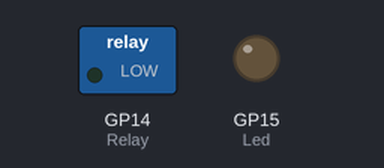
A program run on a simulated Raspberry Pi Pico running MicroPython. On the bench: switched loads named in the program (green lamp = pin HIGH), output pins drawn as LEDs (lit = HIGH). Dashed ring = blinking. What the program prints to the serial console is not drawn.

Above: at 0.6 s.
Timing chart, 0 to 3.0 s (numbered marks = the images above):
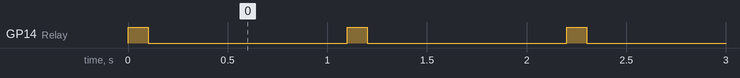

The program:

Relay.py
```python
import machine
import time

Relay=machine.Pin(14,machine.Pin.OUT)
Led=machine.Pin(15,machine.Pin.OUT)
x=0
while True:
    Relay.value(1)
    time.sleep(.1)
    Relay.value(0)
    time.sleep(1)
    print(x)
    x=x+1
    if x==11:
        x=0
        print("cycle done")


    
```

Measured:
- by itself, GP14 (Relay): alternates HIGH for 0.10 s and LOW for 1.0 s
